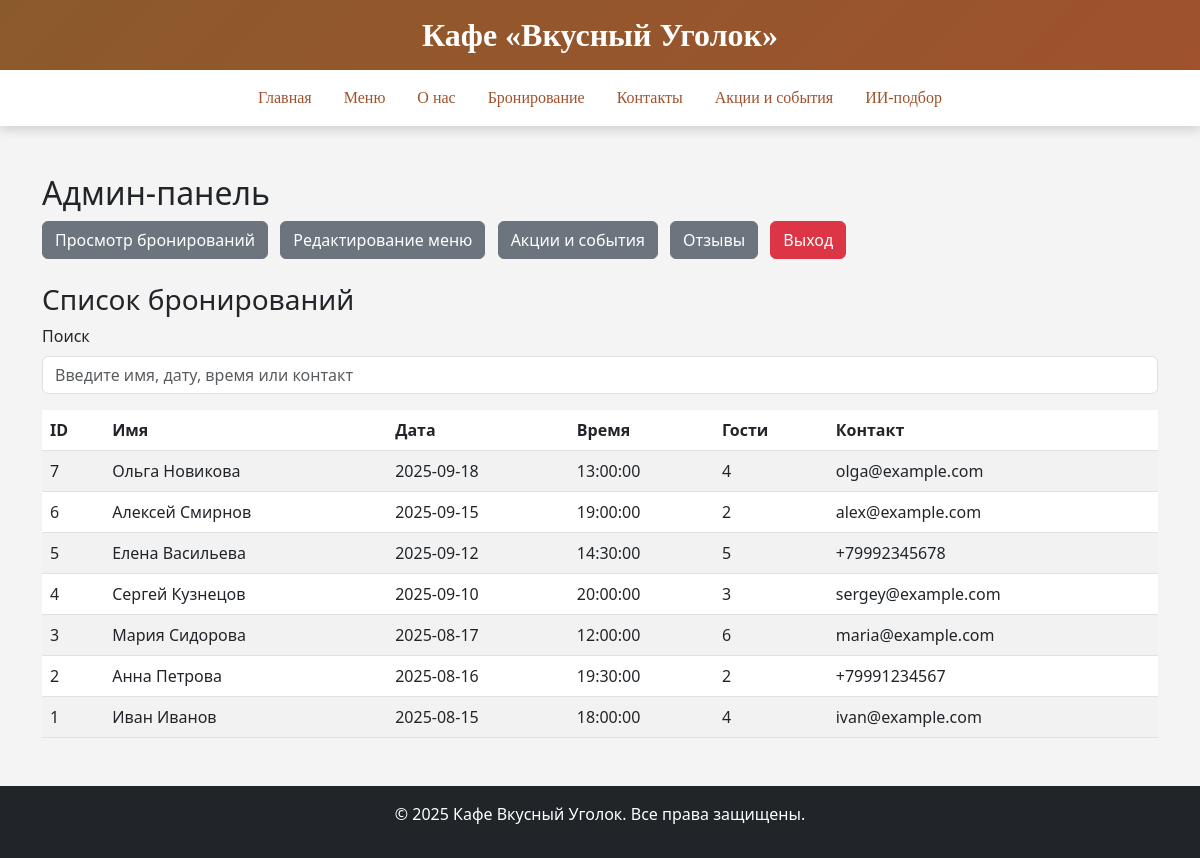
The app's page /admin.php (signed in) with its own data.
### tables this page shows
CREATE TABLE `bookings` (
  `id` int(11) NOT NULL,
  `name` varchar(255) NOT NULL,
  `date` date NOT NULL,
  `time` time NOT NULL,
  `guests` int(11) NOT NULL,
  `contact` varchar(255) NOT NULL
);

### admin.php (the view, shortened to what this page needs)
<?php
include 'includes/db_connect.php';
function sanitize(?string $s): string {
    return htmlspecialchars($s ?? '', ENT_QUOTES | ENT_SUBSTITUTE, 'UTF-8');
}
$section = filter_input(INPUT_GET, 'section', FILTER_DEFAULT) ?? 'bookings';
?>
<!DOCTYPE html>
<html lang="ru">
<head>
    <link href="https://cdn.jsdelivr.net/npm/bootstrap@5.3.0/dist/css/bootstrap.min.css" rel="stylesheet">
    <link href="css/admin.css" rel="stylesheet">
</head>
<body>
<?php include 'includes/header.php'; ?>
<div class="container my-5">
    <h2>Админ-панель</h2>
    <nav class="mb-4">
        <a href="admin.php?section=bookings" class="btn btn-secondary me-2">Просмотр бронирований</a>
        <a href="admin.php?section=menu" class="btn btn-secondary me-2">Редактирование меню</a>
        <a href="admin.php?section=events" class="btn btn-secondary me-2">Акции и события</a>
        <a href="admin.php?section=reviews" class="btn btn-secondary me-2">Отзывы</a>
        <a href="admin.php?logout=1" class="btn btn-danger">Выход</a>
    </nav>
    <?php if ($section === 'bookings'): ?>
        <h3>Список бронирований</h3>
        <div class="mb-3">
            <label for="search" class="form-label">Поиск</label>
            <input type="text" id="search" class="form-control" placeholder="Введите имя, дату, время или контакт" onkeyup="searchBookings()">
        </div>
        <table class="table table-striped" id="bookingsTable">
            <thead>
            <tr><th>ID</th><th>Имя</th><th>Дата</th><th>Время</th><th>Гости</th><th>Контакт</th></tr>
            </thead>
            <tbody id="bookingsBody">
            <?php
            $stmt = $pdo->query("SELECT * FROM bookings ORDER BY date DESC");
            while ($booking = $stmt->fetch(PDO::FETCH_ASSOC)) {
                echo '<tr data-name="'.sanitize($booking['name']).'" data-date="'.sanitize($booking['date']).'" data-time="'.sanitize($booking['time']).'" data-contact="'.sanitize($booking['contact']).'">';
                echo '<td>'.(int)$booking['id'].'</td><td>'.sanitize($booking['name']).'</td><td>'.sanitize($booking['date']).'</td><td>'.sanitize($booking['time']).'</td><td>'.(int)$booking['guests'].'</td><td>'.sanitize($booking['contact']).'</td></tr>';
            }
            ?>
            </tbody>
        </table>
    <?php endif; ?>
</div>
<?php include 'includes/footer.php'; ?>
</body>
</html>

### css/admin.css (style rules this page uses)
body { background-color: #f4f4f4; }
.table { background-color: white; }
.btn-secondary { background-color: #6c757d; }

### records on screen
bookings: id "7", name "Ольга Новикова", date "2025-09-18", time "13:00:00", guests "4", contact "olga@example.com"
bookings: id "6", name "Алексей Смирнов", date "2025-09-15", time "19:00:00", guests "2", contact "alex@example.com"
bookings: id "5", name "Елена Васильева", date "2025-09-12", time "14:30:00", guests "5", contact "+79992345678"
bookings: id "4", name "Сергей Кузнецов", date "2025-09-10", time "20:00:00", guests "3", contact "sergey@example.com"
bookings: id "3", name "Мария Сидорова", date "2025-08-17", time "12:00:00", guests "6", contact "maria@example.com"
bookings: id "2", name "Анна Петрова", date "2025-08-16", time "19:30:00", guests "2", contact "+79991234567"
bookings: id "1", name "Иван Иванов", date "2025-08-15", time "18:00:00", guests "4", contact "ivan@example.com"
